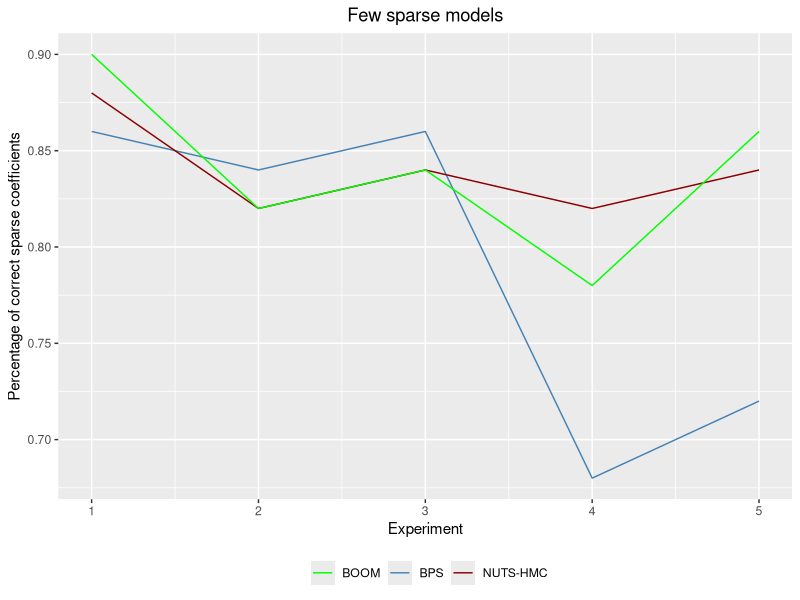

Write R code to recreate this figure.
# plot by number of dimensions
library(ggplot2)

sparsity_bk_d50_slow = read.csv("sparsity_bk_d50_slow.csv")
sparsity_bps_d50_slow = read.csv("sparsity_bps_d50_slow.csv")
sparsity_hmc_d50_slow = read.csv("sparsity_hmc_d50_slow.csv")

experiment = c(1, 2, 3, 4, 5)

df = data.frame(experiment, bk = sparsity_bk_d50_slow$X0, bps = sparsity_bps_d50_slow$X0, hmc = sparsity_hmc_d50_slow$X0)

#plot 
png("sparsity_slow.png", units="in", width=5, height=5, res=600)
ggplot(df, aes(x=experiment)) + 
  geom_line(aes(y = bps, color="BPS")) + 
  geom_line(aes(y = hmc, color="NUTS-HMC")) +
  geom_line(aes(y = bk,  color = "BOOM")) + 
  xlab("Experiment") + 
  ggtitle("Few sparse models")+ 
  theme(plot.title = element_text(hjust = 0.5), legend.position="bottom") + 
  ylab("Percentage of correct sparse coefficients")+
  scale_colour_manual("", 
                      values = c("BOOM"="green", "BPS"="steelblue", 
                                 "NUTS-HMC"="darkred")) 
dev.off()
